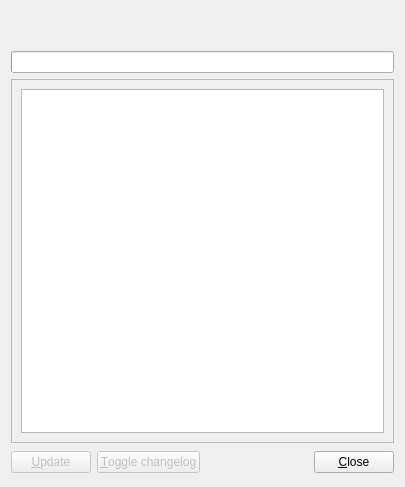
<ui version="4.0" >
 <class>UniUpdate</class>
 <widget class="QDialog" name="UniUpdate" >
  <property name="geometry" >
   <rect>
    <x>0</x>
    <y>0</y>
    <width>405</width>
    <height>487</height>
   </rect>
  </property>
  <property name="windowTitle" >
   <string>UniUpdate service</string>
  </property>
  <layout class="QGridLayout" >
   <item row="0" column="0" colspan="3" >
    <widget class="QLabel" name="label" >
     <property name="text" >
      <string/>
     </property>
     <property name="pixmap" >
      <pixmap resource="../resources.qrc" >:/images/uniupdate.png</pixmap>
     </property>
    </widget>
   </item>
   <item row="1" column="0" colspan="4" >
    <widget class="QLabel" name="statusLabel" >
     <property name="text" >
      <string/>
     </property>
     <property name="alignment" >
      <set>Qt::AlignLeading|Qt::AlignLeft|Qt::AlignVCenter</set>
     </property>
     <property name="wordWrap" >
      <bool>true</bool>
     </property>
    </widget>
   </item>
   <item row="2" column="0" colspan="4" >
    <widget class="QProgressBar" name="progressBar" >
     <property name="textVisible" >
      <bool>false</bool>
     </property>
    </widget>
   </item>
   <item row="3" column="0" colspan="4" >
    <widget class="QFrame" name="changelogFrame" >
     <property name="frameShape" >
      <enum>QFrame::StyledPanel</enum>
     </property>
     <property name="frameShadow" >
      <enum>QFrame::Raised</enum>
     </property>
     <layout class="QGridLayout" >
      <item row="0" column="0" >
       <widget class="QTextBrowser" name="changelogOutput" >
        <property name="minimumSize" >
         <size>
          <width>0</width>
          <height>200</height>
         </size>
        </property>
        <property name="source" >
         <url>
          <string/>
         </url>
        </property>
       </widget>
      </item>
     </layout>
    </widget>
   </item>
   <item row="4" column="0" >
    <widget class="QPushButton" name="updateButton" >
     <property name="enabled" >
      <bool>false</bool>
     </property>
     <property name="text" >
      <string>&amp;Update</string>
     </property>
    </widget>
   </item>
   <item row="4" column="1" >
    <widget class="QPushButton" name="changelogButton" >
     <property name="enabled" >
      <bool>false</bool>
     </property>
     <property name="text" >
      <string>&amp;Toggle changelog</string>
     </property>
     <property name="checkable" >
      <bool>true</bool>
     </property>
    </widget>
   </item>
   <item row="4" column="2" >
    <spacer>
     <property name="orientation" >
      <enum>Qt::Horizontal</enum>
     </property>
     <property name="sizeHint" >
      <size>
       <width>250</width>
       <height>27</height>
      </size>
     </property>
    </spacer>
   </item>
   <item row="4" column="3" >
    <widget class="QPushButton" name="closeButton" >
     <property name="text" >
      <string>&amp;Close</string>
     </property>
    </widget>
   </item>
  </layout>
 </widget>
 <resources>
  <include location="../resources.qrc" />
 </resources>
 <connections>
  <connection>
   <sender>changelogButton</sender>
   <signal>toggled(bool)</signal>
   <receiver>changelogFrame</receiver>
   <slot>setVisible(bool)</slot>
   <hints>
    <hint type="sourcelabel" >
     <x>284</x>
     <y>374</y>
    </hint>
    <hint type="destinationlabel" >
     <x>31</x>
     <y>97</y>
    </hint>
   </hints>
  </connection>
  <connection>
   <sender>closeButton</sender>
   <signal>clicked()</signal>
   <receiver>UniUpdate</receiver>
   <slot>close()</slot>
   <hints>
    <hint type="sourcelabel" >
     <x>545</x>
     <y>388</y>
    </hint>
    <hint type="destinationlabel" >
     <x>464</x>
     <y>377</y>
    </hint>
   </hints>
  </connection>
 </connections>
</ui>
